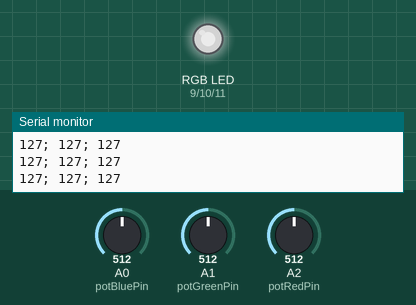
Bench run of a sketch on a simulated Arduino Uno, built with avr-gcc and run on an emulated ATmega328P. Parts: an RGB LED mixed from three pins (HIGH = lit), the last lines printed to the serial monitor. Inputs (shaded band) come from the test bench; at power-on: A0 (potBluePin) = 512, A1 (potGreenPin) = 512, A2 (potRedPin) = 512. Dim RGB values are drawn brighter than linear.

Above: at 1.2 s.
1.3 s: A0 (potBluePin) set to 413
At 1.8 s:
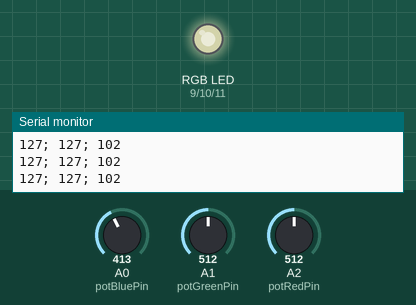
4.3 s: A0 (potBluePin) set to 394
At 5.1 s:
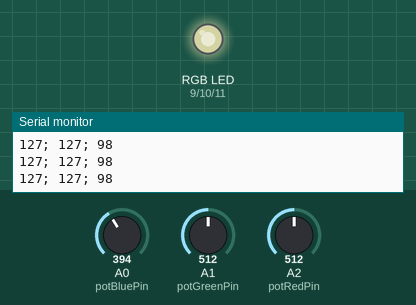
7.3 s: A1 (potGreenPin) set to 716
At 8.5 s:
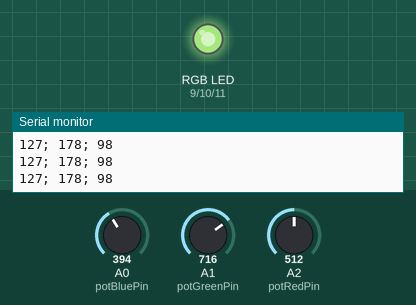
8.8 s: A2 (potRedPin) set to 716
At 9.7 s:
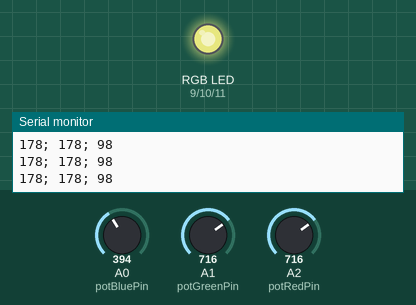
10.3 s: A1 (potGreenPin) set to 900
At 10.8 s:
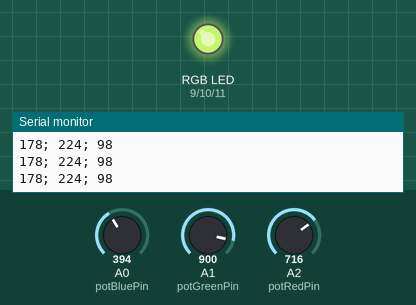
11.8 s: A2 (potRedPin) set to 900
At 13.2 s:
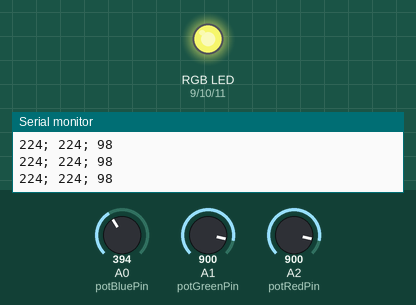
Timing chart, 0 to 14.3 s (numbered marks = the images above; inputs shaded):
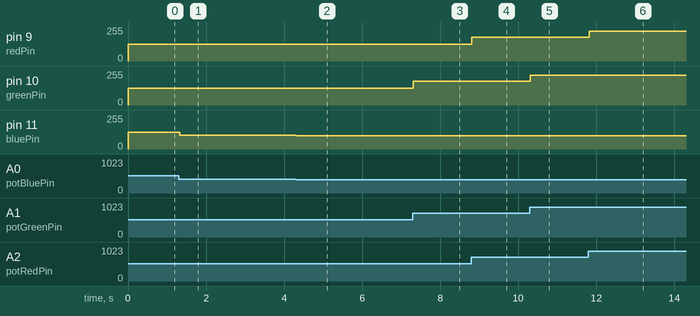

Measured:
- after the input at 1.3 s, pin 11 (bluePin): 127/255 → 102/255 at once
- after the input at 4.3 s, pin 11 (bluePin): 102/255 → 98/255 at once
- after the input at 7.3 s, pin 10 (greenPin): 127/255 → 178/255 at once
- after the input at 8.8 s, pin 9 (redPin): 127/255 → 178/255 at once
- after the input at 10.3 s, pin 10 (greenPin): 178/255 → 224/255 at once
- after the input at 11.8 s, pin 9 (redPin): 178/255 → 224/255 at once

The sketch:

Homework1.ino
```cpp
// Introduction to Robotics - Homework 1 - Control a RGB led using 3 potentiometers

// Analog-In signal from potentiometers
const int potRedPin = A2,
          potGreenPin = A1,
          potBluePin = A0;

// PWM-enabled pins in order to emulate Analog-Out
const int redPin = 9,
          greenPin = 10,
          bluePin = 11;

// value constants
const int minLedValue = 0,
          maxLedValue = 255,
          minPotValue = 0,
          maxPotValue = 1023;

// the data rate for the Serial port in bps
const int serialDataRate = 9600;

// semicolon string used for printing to the Serial Monitor
const String semicolon = "; ";

// set true if the led has a common anode and false if the led has a common cathode
const bool commonAnode = false;

// variables used for the potentiometer and led values
int potRedValue = 0,
    potGreenValue = 0,
    potBlueValue = 0,

    redValue = 0,
    greenValue = 0,
    blueValue = 0;

void setup() {
  // pins for the 3 potentiometers
  pinMode(potRedPin, INPUT);
  pinMode(potGreenPin, INPUT);
  pinMode(potBluePin, INPUT);

  // pins for the RGB led
  pinMode(redPin, OUTPUT);
  pinMode(greenPin, OUTPUT);
  pinMode(bluePin, OUTPUT);

  // Serial port
  Serial.begin(serialDataRate);
}

void loop() {
  readPotValues();
  computeLedValues();
  setColor();
}

// function for reading the potentiometer values
void readPotValues() {
  potRedValue = analogRead(potRedPin);
  potGreenValue = analogRead(potGreenPin);
  potBlueValue = analogRead(potBluePin);
}

// function for mapping the potentiometer values (0, 1023) to a led values (0, 255)
void computeLedValues() {
  redValue = map(potRedValue, minPotValue, maxPotValue, minLedValue, maxLedValue);
  greenValue = map(potGreenValue, minPotValue, maxPotValue, minLedValue, maxLedValue);
  blueValue = map(potBlueValue, minPotValue, maxPotValue, minLedValue, maxLedValue);

  // print led values
  Serial.println(redValue + semicolon + greenValue + semicolon + blueValue);
}

// function for setting the color of the RGB led
void setColor() {
  if (commonAnode) {
    redValue = maxLedValue - redValue;
    greenValue = maxLedValue - greenValue;
    blueValue = maxLedValue - blueValue;
  }

  analogWrite(redPin, redValue);
  analogWrite(greenPin, greenValue);
  analogWrite(bluePin, blueValue);
}
```
